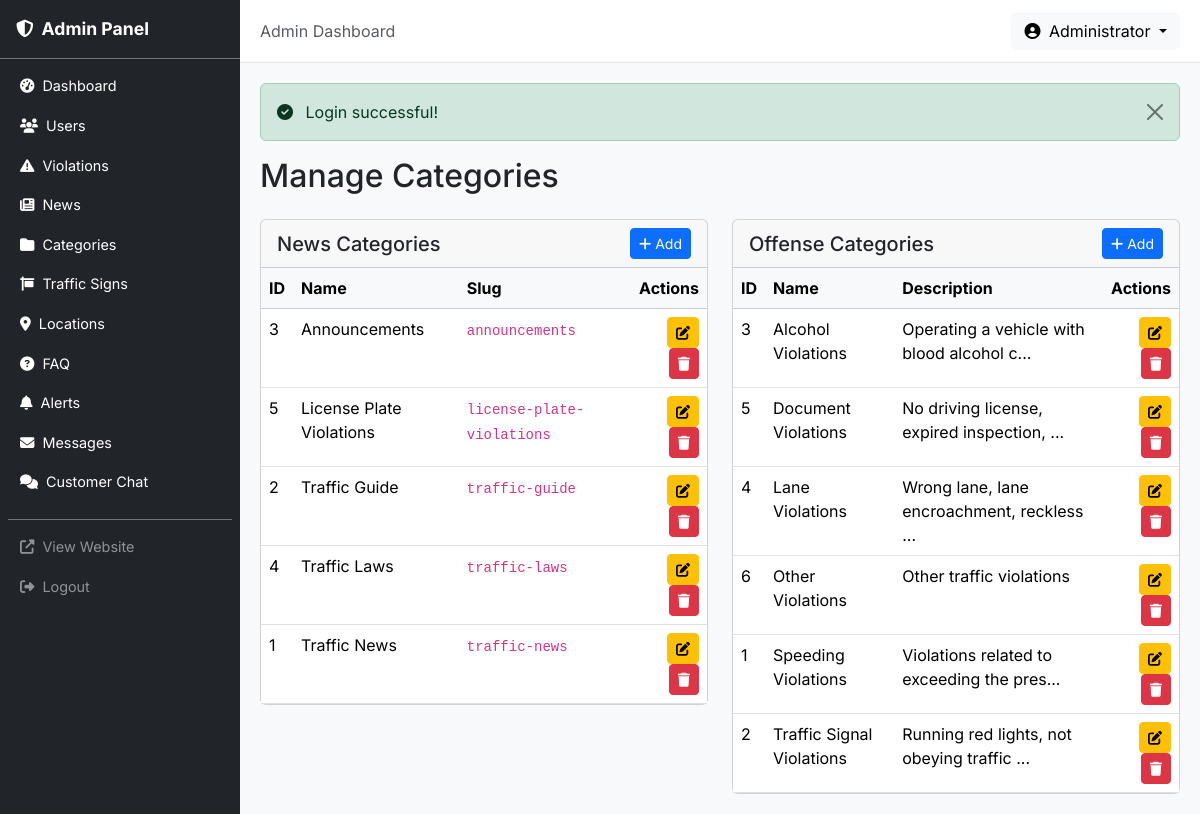
The app's page /admin/categories (signed in) with its own data.
### tables this page shows
CREATE TABLE news_categories (
    id INT AUTO_INCREMENT PRIMARY KEY,
    name VARCHAR(100) NOT NULL,
    slug VARCHAR(100) NOT NULL UNIQUE,
    created_at DATETIME NOT NULL DEFAULT CURRENT_TIMESTAMP
);

CREATE TABLE offense_categories (
    id INT AUTO_INCREMENT PRIMARY KEY,
    name VARCHAR(255) NOT NULL,
    description TEXT NULL,
    created_at DATETIME NOT NULL DEFAULT CURRENT_TIMESTAMP
);

### app/core/Controller.php (called while the page is built, shortened)
<?php
class Controller
{
    protected function view(string $view, array $data = [], string $layout = 'client'): void
    {
        extract($data);
        $viewPath = __DIR__ . '/../views/' . $view . '.php';
        require $viewPath;
    }
}

### app/controllers/admin/CategoryController.php (called while the page is built, shortened)
<?php
class CategoryController extends Controller
{
    public function index(): void
    {
        $newsCatModel = new NewsCategory();
        $offenseCatModel = new OffenseCategory();
        $data = [
            'title'            => 'Manage Categories',
            'newsCategories'   => $newsCatModel->all([], 'name ASC'),
            'offenseCategories'=> $offenseCatModel->all([], 'name ASC'),
        ];
        $this->view('admin/categories/index', $data, 'admin');
    }
}

### public/index.php (called while the page is built, shortened)
<?php
spl_autoload_register(function (string $class): void {
    $prefix = 'App\\';
    $baseDir = __DIR__ . '/../app/';
    $relativeClass = substr($class, strlen($prefix));
    $parts = explode('\\', $relativeClass);
    $parts[0] = strtolower($parts[0]);
    if (count($parts) > 1 && $parts[0] === 'controllers') {
        $parts[1] = strtolower($parts[1]);
    }
    $file = $baseDir . implode('/', $parts) . '.php';
});
$router = new App\Core\Router();
$uri = $_SERVER['REQUEST_URI'] ?? '/';
$method = $_SERVER['REQUEST_METHOD'] ?? 'GET';
$router->dispatch($uri, $method);

### app/core/Model.php (called while the page is built, shortened)
<?php
class Model
{
    protected PDO $db;
    protected string $table = '';
    public function __construct()
    {
        $this->db = Database::getInstance()->getConnection();
    }
    public function all(array $conditions = [], string $orderBy = '', int $limit = 0, int $offset = 0): array
    {
        $sql = "SELECT * FROM {$this->table}";
        $params = [];
        if (!empty($orderBy)) {
            $sql .= " ORDER BY {$orderBy}";
        }
        $stmt = $this->db->prepare($sql);
        $stmt->execute($params);
        return $stmt->fetchAll();
    }
}

### app/core/Database.php (called while the page is built, shortened)
<?php
class Database
{
    private static ?Database $instance = null;
    private \PDO $pdo;
    private function __construct()
    {
        $config = require __DIR__ . '/../../config/config.php';
        $dsn = sprintf(
            'mysql:host=%s;dbname=%s;charset=%s',
            $config['db_host'],
            $config['db_name'],
            $config['db_charset']
        );
        $this->pdo = new \PDO($dsn, $config['db_user'], $config['db_pass'], [
            \PDO::ATTR_ERRMODE            => \PDO::ERRMODE_EXCEPTION,
            \PDO::ATTR_DEFAULT_FETCH_MODE => \PDO::FETCH_ASSOC,
            \PDO::ATTR_EMULATE_PREPARES   => false,
        ]);
    }
    public static function getInstance(): self
    {
        if (self::$instance === null) {
            self::$instance = new self();
        }
        return self::$instance;
    }
    public function getConnection(): \PDO
    {
        return $this->pdo;
    }
}

### app/core/Helper.php (called while the page is built, shortened)
<?php
class Helper
{
    public static function truncate(string $text, int $length = 100): string
    {
        if (mb_strlen($text) <= $length) {
            return $text;
        }
        return mb_substr($text, 0, $length) . '...';
    }
}

### app/views/admin/categories/index.php (the view, shortened to what this page needs)
<?php
require __DIR__ . '/../../partials/alerts.php';
?>
<h2 class="mb-4">Manage Categories</h2>
<div class="row g-4">
    <div class="col-md-6">
        <div class="card">
            <div class="card-header d-flex justify-content-between align-items-center">
                <h5 class="mb-0">News Categories</h5>
                <button class="btn btn-sm btn-primary" data-bs-toggle="modal" data-bs-target="#addNewsCatModal">
                    <i class="fas fa-plus"></i> Add
                </button>
            </div>
            <div class="card-body p-0">
                <table class="table table-hover mb-0">
                    <thead class="table-light">
                        <tr>
                            <th>ID</th>
                            <th>Name</th>
                            <th>Slug</th>
                            <th class="text-end">Actions</th>
                        </tr>
                    </thead>
                    <tbody>
                        <?php if (empty($newsCategories)): ?>
                            <tr><td colspan="4" class="text-center text-muted py-3">No categories found.</td></tr>
                        <?php else:
                            foreach ($newsCategories as $cat): ?>
                        <tr>
                            <td><?= $cat['id'] ?></td>
                            <td><?= htmlspecialchars($cat['name'], ENT_QUOTES, 'UTF-8') ?></td>
                            <td><code><?= htmlspecialchars($cat['slug'], ENT_QUOTES, 'UTF-8') ?></code></td>
                            <td class="text-end">
                                <button class="btn btn-sm btn-warning" data-bs-toggle="modal" data-bs-target="#editNewsCatModal<?= $cat['id'] ?>" title="Edit"><i class="fas fa-edit"></i></button>
                                <form method="POST" action="/admin/categories/<?= $cat['id'] ?>/delete" class="delete-form d-inline">
                                    <button type="submit" class="btn btn-sm btn-danger" title="Delete"><i class="fas fa-trash"></i></button>
                                </form>
                            </td>
                        </tr>
                        <?php endforeach; endif; ?>
                    </tbody>
                </table>
            </div>
        </div>
    </div>
    <div class="col-md-6">
        <div class="card">
            <div class="card-header d-flex justify-content-between align-items-center">
                <h5 class="mb-0">Offense Categories</h5>
                <button class="btn btn-sm btn-primary" data-bs-toggle="modal" data-bs-target="#addOffenseCatModal">
                    <i class="fas fa-plus"></i> Add
                </button>
            </div>
            <div class="card-body p-0">
                <table class="table table-hover mb-0">
                    <thead class="table-light">
                        <tr>
                            <th>ID</th>
                            <th>Name</th>
                            <th>Description</th>
                            <th class="text-end">Actions</th>
                        </tr>
                    </thead>
                    <tbody>
                        <?php if (empty($offenseCategories)): ?>
                            <tr><td colspan="4" class="text-center text-muted py-3">No categories found.</td></tr>
                        <?php else:
                            foreach ($offenseCategories as $cat): ?>
                        <tr>
                            <td><?= $cat['id'] ?></td>
                            <td><?= htmlspecialchars($cat['name'], ENT_QUOTES, 'UTF-8') ?></td>
                            <td><?= htmlspecialchars(\App\Core\Helper::truncate($cat['description'] ?? '—', 40), ENT_QUOTES, 'UTF-8') ?></td>
                            <td class="text-end">
                                <button class="btn btn-sm btn-warning" data-bs-toggle="modal" data-bs-target="#editOffenseCatModal<?= $cat['id'] ?>" title="Edit"><i class="fas fa-edit"></i></button>
                                <form method="POST" action="/admin/categories/<?= $cat['id'] ?>/delete" class="delete-form d-inline">
                                    <button type="submit" class="btn btn-sm btn-danger" title="Delete"><i class="fas fa-trash"></i></button>
                                </form>
                            </td>
                        </tr>
                        <?php endforeach; endif; ?>
                    </tbody>
                </table>
            </div>
        </div>
    </div>
</div>

### app/core/Router.php (shortened to what this page needs)
<?php
class Router
{
    private array $routes = [];
    private function addRoute(string $method, string $uri, string $handler): void
    {
        $pattern = preg_replace('/\{([a-zA-Z_]+)\}/', '(?P<$1>[^/]+)', $uri);
        $pattern = '#^' . $pattern . '$#';
        $this->routes[] = [
            'method'  => $method,
            'pattern' => $pattern,
            'handler' => $handler,
        ];
    }
    public function dispatch(string $uri, string $method): void
    {
        $uri = parse_url($uri, PHP_URL_PATH);
        $uri = rtrim($uri, '/') ?: '/';
        foreach ($this->routes as $route) {
            if ($route['method'] !== strtoupper($method)) {
                continue;
            }
            if (preg_match($route['pattern'], $uri, $matches)) {
                $this->params = array_filter($matches, fn($key) => is_string($key), ARRAY_FILTER_USE_KEY);
                [$controllerPath, $action] = explode('@', $route['handler']);
                $controller = new $controllerClass();
                call_user_func_array([$controller, $action], array_values($this->params));
                return;
            }
        }
    }
}

### public/assets/css/admin.css (style rules this page uses)
:root { --sidebar-width: 240px; --primary: #1a56db; --primary-dark: #1e40af; }
body { font-family: 'Inter', 'Segoe UI', Tahoma, Geneva, Verdana, sans-serif; }

### records on screen
news_categories: id "3", name "Announcements", slug "announcements"
news_categories: id "5", name "License Plate Violations", slug "license-plate-violations"
news_categories: id "2", name "Traffic Guide", slug "traffic-guide"
news_categories: id "4", name "Traffic Laws", slug "traffic-laws"
news_categories: id "1", name "Traffic News", slug "traffic-news"
offense_categories: id "3", name "Alcohol Violations", description "Operating a vehicle with blood alcohol c..."
offense_categories: id "5", name "Document Violations", description "No driving license, expired inspection, ..."
offense_categories: id "4", name "Lane Violations", description "Wrong lane, lane encroachment, reckless ..."
offense_categories: id "6", name "Other Violations", description "Other traffic violations"
offense_categories: id "1", name "Speeding Violations", description "Violations related to exceeding the pres..."
offense_categories: id "2", name "Traffic Signal Violations", description "Running red lights, not obeying traffic ..."
